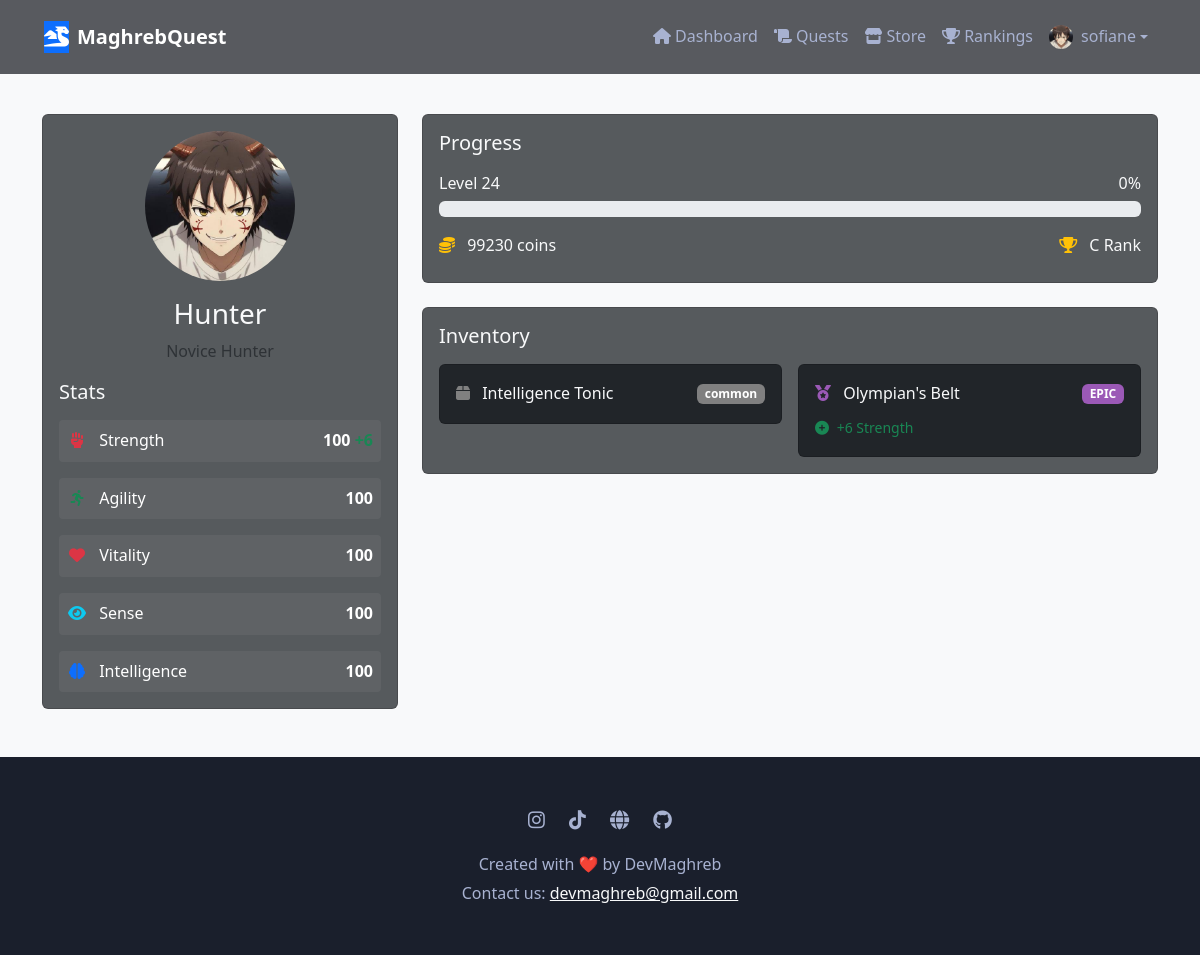
The app's page /profile/ (signed in), older data.
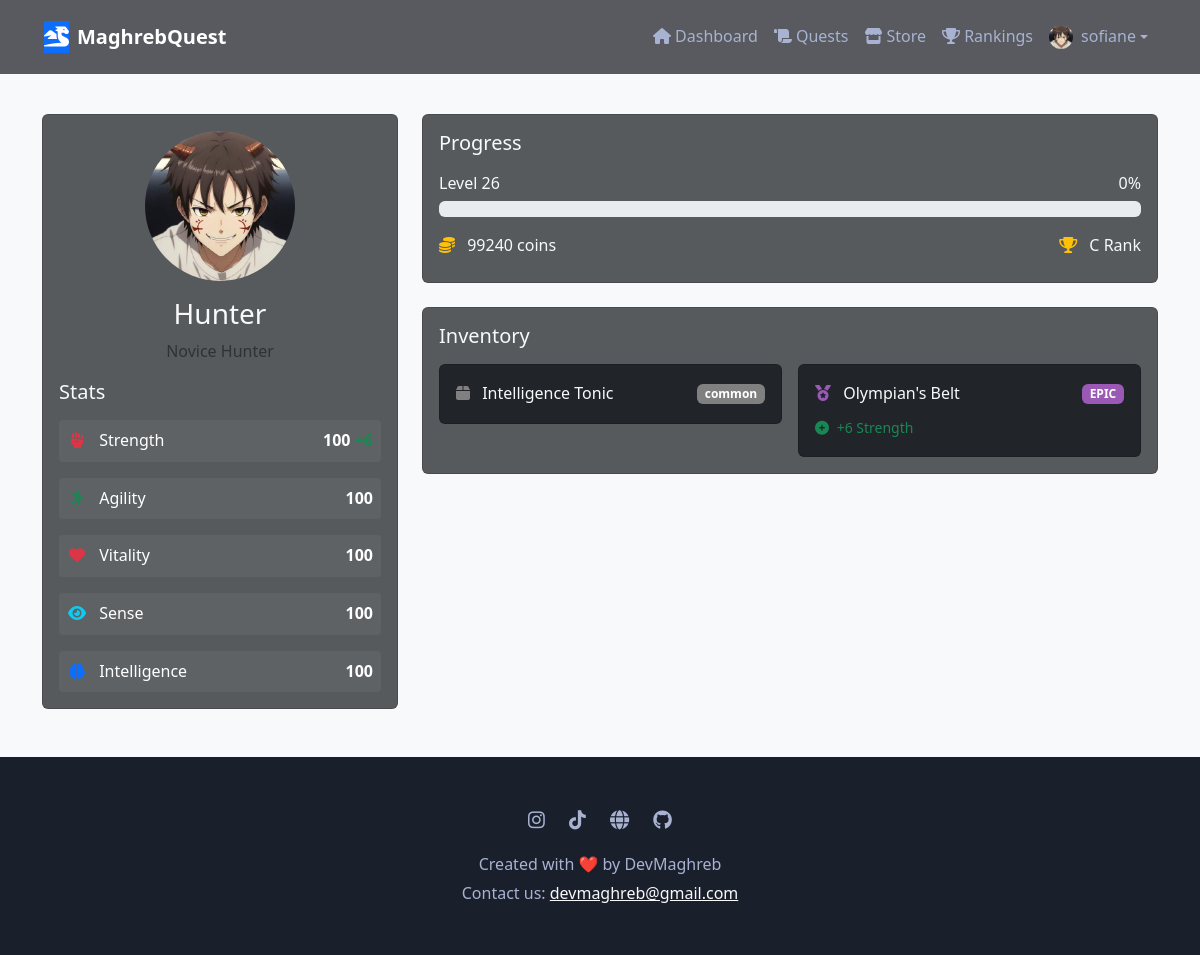
The same page, newer data.
### core/models.py (models this page shows, shortened)
class UserProfile(models.Model):
    RANK_CHOICES = [
        ('F', 'F-Rank Hunter'),
        ('E', 'E-Rank Hunter'),
        ('D', 'D-Rank Hunter'),
        ('C', 'C-Rank Hunter'),
        ('B', 'B-Rank Hunter'),
        ('A', 'A-Rank Hunter'),
        ('S', 'S-Rank Hunter'),
    ]
    PERSONALITY_CHOICES = [
        ('achiever', 'Achiever'),
        ('explorer', 'Explorer'),
        ('socializer', 'Socializer'),
        ('competitor', 'Competitor'),
    ]
    user = models.OneToOneField(User, on_delete=models.CASCADE)
    name = models.CharField(max_length=100, default='Hunter')
    level = models.IntegerField(default=1)
    experience = models.IntegerField(default=0)
    coins = models.IntegerField(default=100)  # Start with 100 coins
    rank = models.CharField(max_length=1, choices=RANK_CHOICES, default='F', validators=[validate_rank])
    personality_type = models.CharField(max_length=50, blank=True, null=True)
    title = models.CharField(max_length=100, default='Novice Hunter')
    bio = models.TextField(blank=True)
    avatar = models.ImageField(upload_to='avatars/', null=True, blank=True)
    notification_preferences = models.JSONField(default=dict, blank=True, null=True)
    strengths = models.JSONField(default=dict, blank=True, null=True)
    weaknesses = models.JSONField(default=dict, blank=True, null=True)
    daily_quest_limit = models.PositiveIntegerField(default=5)
    last_quest_completion = models.DateTimeField(null=True, blank=True)
    quest_streak = models.PositiveIntegerField(default=0)
    inventory = models.JSONField(default=list, blank=True, null=True)
    strength = models.IntegerField(default=10)
    agility = models.IntegerField(default=10)
    vitality = models.IntegerField(default=10)
    sense = models.IntegerField(default=10)
    intelligence = models.IntegerField(default=10)
    class Meta:
        indexes = [
            models.Index(fields=['rank']),
            models.Index(fields=['level']),
            models.Index(fields=['personality_type']),
        ]
    def get_level_threshold(self, level):
        if level <= 1:
            return 0  # Level 1 starts at 0 XP
        elif level == 2:
            return 100  # Level 2 requires 100 XP
        else:
            return int(100 * ((level-1) ** 2))  # Quadratic increase for level 3 and above
    def get_current_level_threshold(self):
        return self.get_level_threshold(self.level)
    def get_next_level_threshold(self):
        return self.get_level_threshold(self.level + 1)
    def get_xp_progress_in_level(self):
        current_threshold = self.get_current_level_threshold()
        return max(0, self.experience - current_threshold)
    @property
    def level_progress(self):
        current_threshold = self.get_current_level_threshold()
        next_threshold = self.get_next_level_threshold()
        xp_progress = self.get_xp_progress_in_level()
        xp_needed = next_threshold - current_threshold
        if xp_needed == 0:  # Prevent division by zero
            return 0
        progress = (xp_progress * 100) / xp_needed
        return max(0, min(100, int(progress)))  # Ensure progress is between 0 and 100
    def xp_to_next_level(self):
        return self.get_next_level_threshold() - self.experience
    def get_next_rank(self):
        current_rank_index = [choice[0] for choice in self.RANK_CHOICES].index(self.rank)
        if current_rank_index < len(self.RANK_CHOICES) - 1:
            return self.RANK_CHOICES[current_rank_index + 1][1]
        return self.RANK_CHOICES[-1][1]  # Return highest rank if already at max
    def get_total_stats(self):
        total_stats = {
            'strength': self.strength,
            'agility': self.agility,
            'vitality': self.vitality,
            'sense': self.sense,
            'intelligence': self.intelligence,
        }
        if self.inventory:
            for item in self.inventory:
                if item.get('stat_type') and item.get('stat_increase'):
                    total_stats[item['stat_type']] += item['stat_increase']
        return total_stats
    def get_stat_bonuses(self):
        bonuses = {
            'strength': 0,
            'agility': 0,
            'vitality': 0,
            'sense': 0,
            'intelligence': 0,
        }
        if self.inventory:
            for item in self.inventory:
                if item.get('stat_type') and item.get('stat_increase'):
                    bonuses[item['stat_type']] += item['stat_increase']
        return bonuses
    def get_equipped_items(self):
        return [item for item in self.inventory if item.get('equipped', False)]

### core/views.py (the view)
# urls.py: path('profile/', views.profile, name='profile'),
@login_required
def profile(request):
    user_profile = request.user.userprofile
    total_stats = user_profile.get_total_stats()
    equipped_items = user_profile.get_equipped_items()
    stat_differences = {
        'strength': total_stats['strength'] - user_profile.strength,
        'agility': total_stats['agility'] - user_profile.agility,
        'vitality': total_stats['vitality'] - user_profile.vitality,
        'sense': total_stats['sense'] - user_profile.sense,
        'intelligence': total_stats['intelligence'] - user_profile.intelligence,
    }
    achievements = Achievement.objects.filter(user=request.user).order_by('-unlocked_at')
    total_achievements = achievements.count()
    unlocked_achievements = achievements.filter(unlocked_at__isnull=False).count()
    achievement_rate = (unlocked_achievements / total_achievements * 100) if total_achievements > 0 else 0
    quest_stats = {
        'total': Quest.objects.filter(user=request.user).count(),
        'completed': Quest.objects.filter(user=request.user, status='completed').count(),
        'failed': Quest.objects.filter(user=request.user, status='failed').count(),
        'in_progress': Quest.objects.filter(user=request.user, status='in_progress').count(),
    }
    quest_stats['completion_rate'] = (quest_stats['completed'] / quest_stats['total'] * 100) if quest_stats['total'] > 0 else 0
    goal_stats = {
        'total': Goal.objects.filter(user=request.user).count(),
        'active': Goal.objects.filter(user=request.user, is_active=True).count(),
        'completed': Goal.objects.filter(user=request.user, is_active=False).filter(
            quests__status='completed'
        ).distinct().count(),
    }
    inventory_stats = {
        'total_items': len(user_profile.inventory),
        'equipped_items': len(equipped_items),
        'by_rarity': {},
        'by_type': {},
    }
    for item in user_profile.inventory:
        rarity = item.get('rarity', 'common')
        item_type = item.get('type', 'CONSUMABLE')
        inventory_stats['by_rarity'][rarity] = inventory_stats['by_rarity'].get(rarity, 0) + 1
        inventory_stats['by_type'][item_type] = inventory_stats['by_type'].get(item_type, 0) + 1
    context = {
        'user_profile': user_profile,
        'total_stats': total_stats,
        'stat_differences': stat_differences,
        'equipped_items': equipped_items,
        'achievements': achievements,
        'achievement_rate': round(achievement_rate, 1),
        'quest_stats': quest_stats,
        'goal_stats': goal_stats,
        'inventory_stats': inventory_stats,
        'next_rank': user_profile.get_next_rank(),
        'xp_progress': user_profile.level_progress,
        'xp_needed': user_profile.xp_to_next_level(),
    }
    return render(request, 'core/profile.html', context)

### templates/core/profile.html (shortened to what the changed rows need)
{% extends 'core/base.html' %}
{% load static %}
{% block content %}
<div class="container py-4">
    <div class="row">
        <div class="col-md-4">
            <div class="card bg-dark bg-opacity-75 mb-4">
                <div class="card-body">
                    <div class="text-center mb-3">
                        {% if user_profile.avatar %}
                            <img src="{{ user_profile.avatar.url }}" alt="Avatar" class="rounded-circle mb-3" style="width: 150px; height: 150px; object-fit: cover;">
                        {% else %}
                            <div class="avatar-placeholder mb-3">
                                <i class="fas fa-user fa-5x"></i>
                            </div>
                        {% endif %}
                        <h3 class="text-light">{{ user_profile.name }}</h3>
                        <p class="text-muted mb-0">{{ user_profile.title }}</p>
                    </div>
                    <div class="stats-section">
                        {% with total_stats=user_profile.get_total_stats %}
                        {% with bonuses=user_profile.get_stat_bonuses %}
                        <div class="stat-list">
                            <div class="stat-item">
                                <span class="stat-label">
                                    <i class="fas fa-fist-raised text-danger"></i>
                                    Strength
                                </span>
                                <span class="stat-value">
                                    {{ user_profile.strength }}
                                    {% if bonuses.strength > 0 %}
                                        <span class="text-success">+{{ bonuses.strength }}</span>
                                    {% endif %}
                                </span>
                            </div>
                            <div class="stat-item">
                                <span class="stat-label">
                                    <i class="fas fa-running text-success"></i>
                                    Agility
                                </span>
                                <span class="stat-value">
                                    {{ user_profile.agility }}
                                </span>
                            </div>
                            <div class="stat-item">
                                <span class="stat-label">
                                    <i class="fas fa-heart text-danger"></i>
                                    Vitality
                                </span>
                                <span class="stat-value">
                                    {{ user_profile.vitality }}
                                </span>
                            </div>
                            <div class="stat-item">
                                <span class="stat-label">
                                    <i class="fas fa-eye text-info"></i>
                                    Sense
                                </span>
                                <span class="stat-value">
                                    {{ user_profile.sense }}
                                </span>
                            </div>
                            <div class="stat-item">
                                <span class="stat-label">
                                    <i class="fas fa-brain text-primary"></i>
                                    Intelligence
                                </span>
                                <span class="stat-value">
                                    {{ user_profile.intelligence }}
                                </span>
                            </div>
                        </div>
                        {% endwith %}
                        {% endwith %}
                    </div>
                </div>
            </div>
        </div>
        <div class="col-md-8">
            <div class="card bg-dark bg-opacity-75 mb-4">
                <div class="card-body">
                    <div class="progress-stats">
                        <div class="mb-3">
                            <div class="d-flex justify-content-between align-items-center mb-1">
                                <span class="text-light">Level {{ user_profile.level }}</span>
                                <span class="text-light">{{ user_profile.level_progress }}%</span>
                            </div>
                        </div>
                        <div class="d-flex justify-content-between mb-2">
                            <div>
                                <i class="fas fa-coins text-warning me-2"></i>
                                <span class="text-light">{{ user_profile.coins }} coins</span>
                            </div>
                            <div>
                                <i class="fas fa-trophy text-warning me-2"></i>
                                <span class="text-light">{{ user_profile.rank }} Rank</span>
                            </div>
                        </div>
                    </div>
                </div>
            </div>
        </div>
    </div>
</div>
{% endblock %}

Row changes from the older to the newer data that the page shows:
changed UserProfile "Hunter": level "24" → "26"; coins "99230" → "99240"
